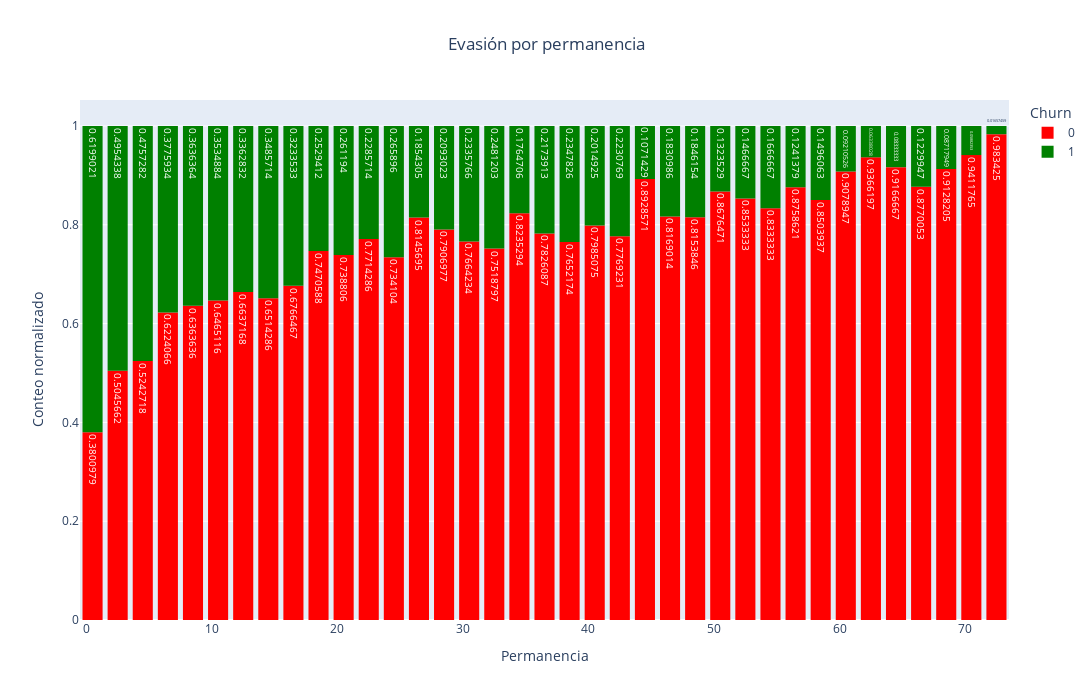

Notebook code cell kept with this figure:
### Code cell
fig = px.histogram(data_norm, 
                   x = 'customer.tenure', 
                   text_auto = True, 
                   color = 'Churn', 
                   barmode='relative', 
                   barnorm = 'fraction',
                   title = f'Evasión por permanencia',
                   color_discrete_sequence=['red','green'] # Cambia los colores a rojo y verde
                  )

fig.update_layout(
        title_x=0.5, # Centrar el título
        xaxis_title= 'Permanencia',
        yaxis_title="Conteo normalizado",
        bargap=0.2,
        width=1100, # Ancho en píxeles
        height=700 # Alto en píxeles
)
fig.show()

### Figure 1 — Plotly figure (JSON) as saved in the notebook; plotly's stock layout.template omitted (floating-point values rounded to 4 significant figures; data arrays with more than 128 entries replaced by an {"elided": "..."} marker saying what was removed)
{"data": [{"bingroup": "x", "hovertemplate": "Churn=0<br>customer.tenure=%{x}<br>count (normalized as fraction)=%{y}<extra></extra>", "legendgroup": "0", "marker": {"color": "red", "pattern": {"shape": ""}}, "name": "0", "orientation": "v", "showlegend": true, "texttemplate": "%{value}", "type": "histogram", "x": {"elided": "5163 int values"}, "xaxis": "x", "yaxis": "y"}, {"bingroup": "x", "hovertemplate": "Churn=1<br>customer.tenure=%{x}<br>count (normalized as fraction)=%{y}<extra></extra>", "legendgroup": "1", "marker": {"color": "green", "pattern": {"shape": ""}}, "name": "1", "orientation": "v", "showlegend": true, "texttemplate": "%{value}", "type": "histogram", "x": {"elided": "1869 int values"}, "xaxis": "x", "yaxis": "y"}], "layout": {"bargap": 0.2, "barmode": "relative", "barnorm": "fraction", "height": 700, "legend": {"title": {"text": "Churn"}, "tracegroupgap": 0}, "title": {"text": "Evasión por permanencia", "x": 0.5}, "width": 1100, "xaxis": {"anchor": "y", "domain": [0, 1], "title": {"text": "Permanencia"}}, "yaxis": {"anchor": "x", "domain": [0, 1], "title": {"text": "Conteo normalizado"}}}}
